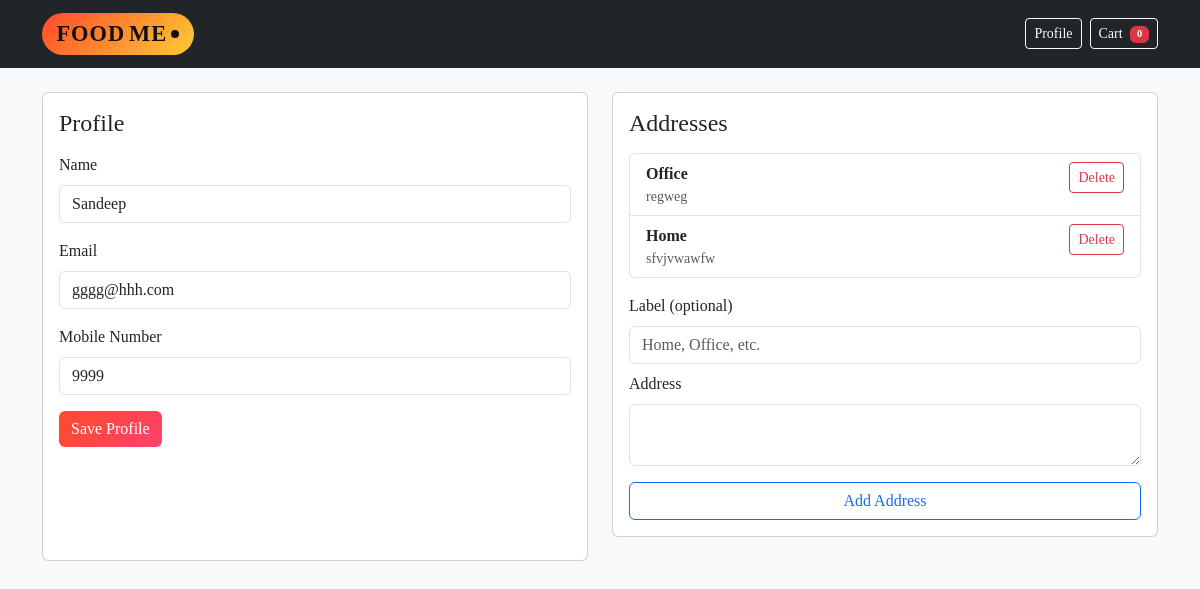
/profile, run on the app's committed database.
### app.py (models this page shows)
class UserProfile(db.Model):
    __tablename__ = "user_profiles"
    id = db.Column(db.Integer, primary_key=True)
    name = db.Column(db.String(120), nullable=True)
    email = db.Column(db.String(120), nullable=True)
    phone = db.Column(db.String(20), nullable=True)
    addresses = db.relationship("Address", back_populates="profile", cascade="all, delete-orphan")

class Address(db.Model):
    __tablename__ = "addresses"
    id = db.Column(db.Integer, primary_key=True)
    profile_id = db.Column(db.Integer, db.ForeignKey("user_profiles.id"), nullable=False)
    label = db.Column(db.String(80), nullable=True)
    address_line = db.Column(db.String(255), nullable=False)
    profile = db.relationship("UserProfile", back_populates="addresses")

### app.py (the view, shortened to what this page needs)
@app.route("/profile", methods=["GET", "POST"])
def profile():
    profile = get_or_create_profile()
    return render_template("profile.html", profile=profile)

### app.py (called while the page is built)
def get_cart():
    return session.get("cart", {})

def get_cart_count():
    cart = get_cart()
    return sum(cart.values())

@app.context_processor
def inject_cart_meta():
    return {"cart_count": get_cart_count()}

def get_or_create_profile():
    profile = UserProfile.query.first()
    if not profile:
        profile = UserProfile()
        db.session.add(profile)
        db.session.commit()
    return profile

### templates/profile.html
{% extends "base.html" %}
{% block content %}
  <div class="row g-4">
    <div class="col-lg-6">
      <div class="card h-100">
        <div class="card-body">
          <h4 class="card-title mb-3">Profile</h4>
          <form method="post">
            <div class="mb-3">
              <label class="form-label">Name</label>
              <input type="text" name="name" class="form-control" value="{{ profile.name or '' }}" />
            </div>
            <div class="mb-3">
              <label class="form-label">Email</label>
              <input type="email" name="email" class="form-control" value="{{ profile.email or '' }}" />
            </div>
            <div class="mb-3">
              <label class="form-label">Mobile Number</label>
              <input type="text" name="phone" class="form-control" value="{{ profile.phone or '' }}" />
            </div>
            <button type="submit" class="btn btn-primary">Save Profile</button>
          </form>
        </div>
      </div>
    </div>
    <div class="col-lg-6">
      <div class="card mb-4">
        <div class="card-body">
          <h4 class="card-title mb-3">Addresses</h4>
          {% if profile.addresses %}
            <div class="list-group mb-3">
              {% for address in profile.addresses %}
                <div class="list-group-item d-flex justify-content-between align-items-start">
                  <div>
                    {% if address.label %}
                      <div class="fw-semibold">{{ address.label }}</div>
                    {% endif %}
                    <div class="text-muted small">{{ address.address_line }}</div>
                  </div>
                  <form
                    method="post"
                    action="{{ url_for('delete_address', address_id=address.id) }}"
                    onsubmit="return confirm('Remove this address?');"
                  >
                    <button type="submit" class="btn btn-sm btn-outline-danger">Delete</button>
                  </form>
                </div>
              {% endfor %}
            </div>
          {% else %}
            <p class="text-muted">No addresses saved yet.</p>
          {% endif %}
          <form method="post" action="{{ url_for('add_address') }}">
            <div class="mb-2">
              <label class="form-label">Label (optional)</label>
              <input type="text" name="label" class="form-control" placeholder="Home, Office, etc." />
            </div>
            <div class="mb-3">
              <label class="form-label">Address</label>
              <textarea name="address_line" rows="2" class="form-control" required></textarea>
            </div>
            <button type="submit" class="btn btn-outline-primary w-100">Add Address</button>
          </form>
        </div>
      </div>
    </div>
  </div>
{% endblock %}

### templates/base.html (style rules this page uses)
body, button, input, textarea, select { font-family: "Cambria", "Times New Roman", serif; }
body { background: #0b0c10; }
.btn-primary { background: linear-gradient(135deg, #ff4b2b, #ff416c); border: none; }

### data on the page
UserProfile: name "Sandeep", email "gggg@hhh.com", phone "9999"
Address: label "Office", address_line "regweg"
Address: label "Home", address_line "sfvjvwawfw"

### other printed values
{{ cart_count }} "0"
